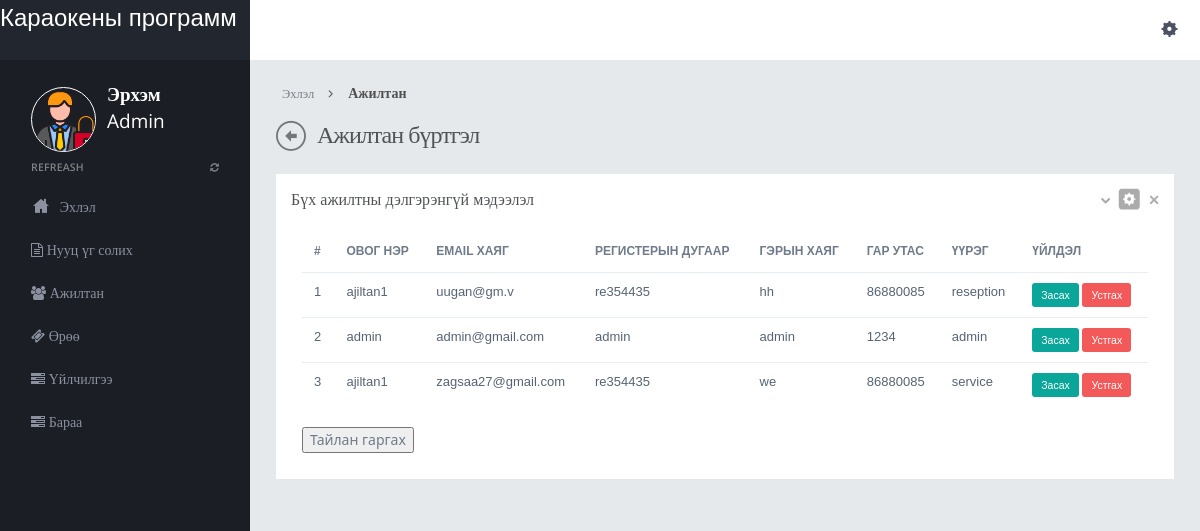
Screenshot of /admin/manage-users.php with the database file from the repository.
### tables this page shows
CREATE TABLE `worker` (
  `WorkerID` int(11) NOT NULL,
  `Name` varchar(255) DEFAULT NULL,
  `Email` varchar(255) DEFAULT NULL,
  `Register` varchar(10) DEFAULT NULL,
  `Address` varchar(255) DEFAULT NULL,
  `Phone` varchar(20) DEFAULT NULL,
  `Roll` varchar(50) DEFAULT NULL,
  `Password` varchar(255) DEFAULT NULL
);

### admin/manage-users.php (the view, shortened to what this page needs)
<?php
include("dbconnection.php");
?>
<!DOCTYPE html>
<html>
<head>
<link href="../assets/plugins/pace/pace-theme-flash.css" rel="stylesheet" type="text/css" media="screen"/>
<link href="../assets/plugins/boostrapv3/css/bootstrap.min.css" rel="stylesheet" type="text/css"/>
<link href="../assets/plugins/boostrapv3/css/bootstrap-theme.min.css" rel="stylesheet" type="text/css"/>
<link href="../assets/plugins/font-awesome/css/font-awesome.css" rel="stylesheet" type="text/css"/>
<link href="../assets/css/animate.min.css" rel="stylesheet" type="text/css"/>
<link href="../assets/plugins/jquery-scrollbar/jquery.scrollbar.css" rel="stylesheet" type="text/css"/>
<link href="../assets/css/style.css" rel="stylesheet" type="text/css"/>
<link href="../assets/css/responsive.css" rel="stylesheet" type="text/css"/>
<link href="../assets/css/custom-icon-set.css" rel="stylesheet" type="text/css"/>
</head>
<body class="">
<?php include("header.php");?>
<div class="page-container row">
      <?php include("leftbar.php");?>
    </div>
  </div>
    <div class="page-content">
            <div class="content">
                <ul class="breadcrumb">
                    <li>
                        <p>Эхлэл</p>
                    </li>
                    <li><a href="#" class="active">Ажилтан</a>
                    </li>
                </ul>
                <div class="page-title">	<i class="icon-custom-left"></i>
                    	<h3>Ажилтан бүртгэл</h3>
                </div>
                <div class="row">
                    <div class="col-md-12">
                        <div class="row">
                            <div class="col-md-12">
                                <div class="grid simple ">
                                    <div class="grid-title no-border">
                                        	<h4>Бүх ажилтны дэлгэрэнгүй мэдээлэл</h4>
                                        <div class="tools">	<a href="javascript:;" class="collapse"></a>
											<a href="sign-user.php" class="config"></a>
											<a href="javascript:;" class="remove"></a>
                                        </div>
                                    </div>
                                    <div class="grid-body no-border">
                                            <table class="table table-hover no-more-tables" id="dataTable">
                                                <thead>
                                                    <tr>
                                                        <th>#</th>
                                                        <th>Овог Нэр</th>
                                                        <th>Email хаяг</th>
                                                        <th>Регистерын дугаар</th>
                                                        <th>Гэрын хаяг</th>
                                                        <th>Гар утас</th>
                                                        <th>Үүрэг</th>
                                                        <th>Үйлдэл</th>
                                                    </tr>
                                                </thead>
                                                <tbody>
                                                <?php $ret=mysqli_query($con,"select * from worker");
												$cnt=1;
												while($row=mysqli_fetch_array($ret))
												{
												?>
                                                    <tr>
                                                        <td><?php echo $cnt;?></td>
                                                        <td><?php echo $row['Name'];?></td>
                                                        <td><?php echo $row['Email'];?></td>
                                                         <td><?php echo $row['Register'];?></td>
                                                          <td><?php echo $row['Address'];?></td>
                                                          <td><?php echo $row['Phone'];?></td>
                                                          <td><?php echo $row['Roll'];?></td>
                                                          <td>
    <form name="abc" action="" method="post">
        <a href="edit-user.php?id=<?php echo $row['WorkerID'];?>" class="btn btn-primary btn-xs btn-mini">Засах</a>
        <button type="submit" class="btn btn-danger btn-xs btn-mini">Устгах</button>
    </form>
</td>
                                                    </tr>
                                                    <?php $cnt=$cnt+1; } ?>
                                                </tbody>
                                            </table>
                                            <button id="exportButton">Тайлан гаргах</button>
                                    </div>
                    </div>
                                </div>
                            </div>
                        </div>
                    </div>
					</div>
                </div>
            </div>
</body>
</html>

### assets/css/responsive.css (style rules this page uses)
@media (min-width: 980px) { .page-content { margin-left: 250px; min-height: 100%; } }

### rows the page displays
worker: Name "ajiltan1", Email "uugan@gm.v", Register "re354435", Address "hh", Phone "86880085", Roll "reseption"
worker: Name "admin", Email "admin@gmail.com", Register "admin", Address "admin", Phone "1234", Roll "admin"
worker: Name "ajiltan1", Email "zagsaa27@gmail.com", Register "re354435", Address "we", Phone "86880085", Roll "service"
